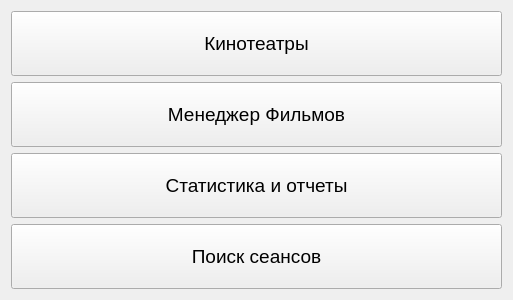
<?xml version="1.0" encoding="UTF-8"?>
<ui version="4.0">
 <class>form</class>
 <widget class="QWidget" name="form">
  <property name="geometry">
   <rect>
    <x>0</x>
    <y>0</y>
    <width>513</width>
    <height>300</height>
   </rect>
  </property>
  <property name="font">
   <font>
    <pointsize>14</pointsize>
   </font>
  </property>
  <property name="windowTitle">
   <string>Form</string>
  </property>
  <layout class="QGridLayout" name="gridLayout">
   <item row="2" column="1">
    <widget class="QPushButton" name="statistic_button">
     <property name="enabled">
      <bool>true</bool>
     </property>
     <property name="sizePolicy">
      <sizepolicy hsizetype="Expanding" vsizetype="Expanding">
       <horstretch>0</horstretch>
       <verstretch>0</verstretch>
      </sizepolicy>
     </property>
     <property name="text">
      <string>Статистика и отчеты</string>
     </property>
    </widget>
   </item>
   <item row="3" column="1">
    <widget class="QPushButton" name="searching_button">
     <property name="sizePolicy">
      <sizepolicy hsizetype="Expanding" vsizetype="Expanding">
       <horstretch>0</horstretch>
       <verstretch>0</verstretch>
      </sizepolicy>
     </property>
     <property name="text">
      <string>Поиск сеансов</string>
     </property>
    </widget>
   </item>
   <item row="0" column="1">
    <widget class="QPushButton" name="cinemas_button">
     <property name="sizePolicy">
      <sizepolicy hsizetype="Expanding" vsizetype="Expanding">
       <horstretch>0</horstretch>
       <verstretch>0</verstretch>
      </sizepolicy>
     </property>
     <property name="text">
      <string>Кинотеатры</string>
     </property>
    </widget>
   </item>
   <item row="1" column="1">
    <widget class="QPushButton" name="films_button">
     <property name="sizePolicy">
      <sizepolicy hsizetype="Expanding" vsizetype="Expanding">
       <horstretch>0</horstretch>
       <verstretch>0</verstretch>
      </sizepolicy>
     </property>
     <property name="text">
      <string>Менеджер Фильмов</string>
     </property>
    </widget>
   </item>
  </layout>
 </widget>
 <resources/>
 <connections/>
</ui>
